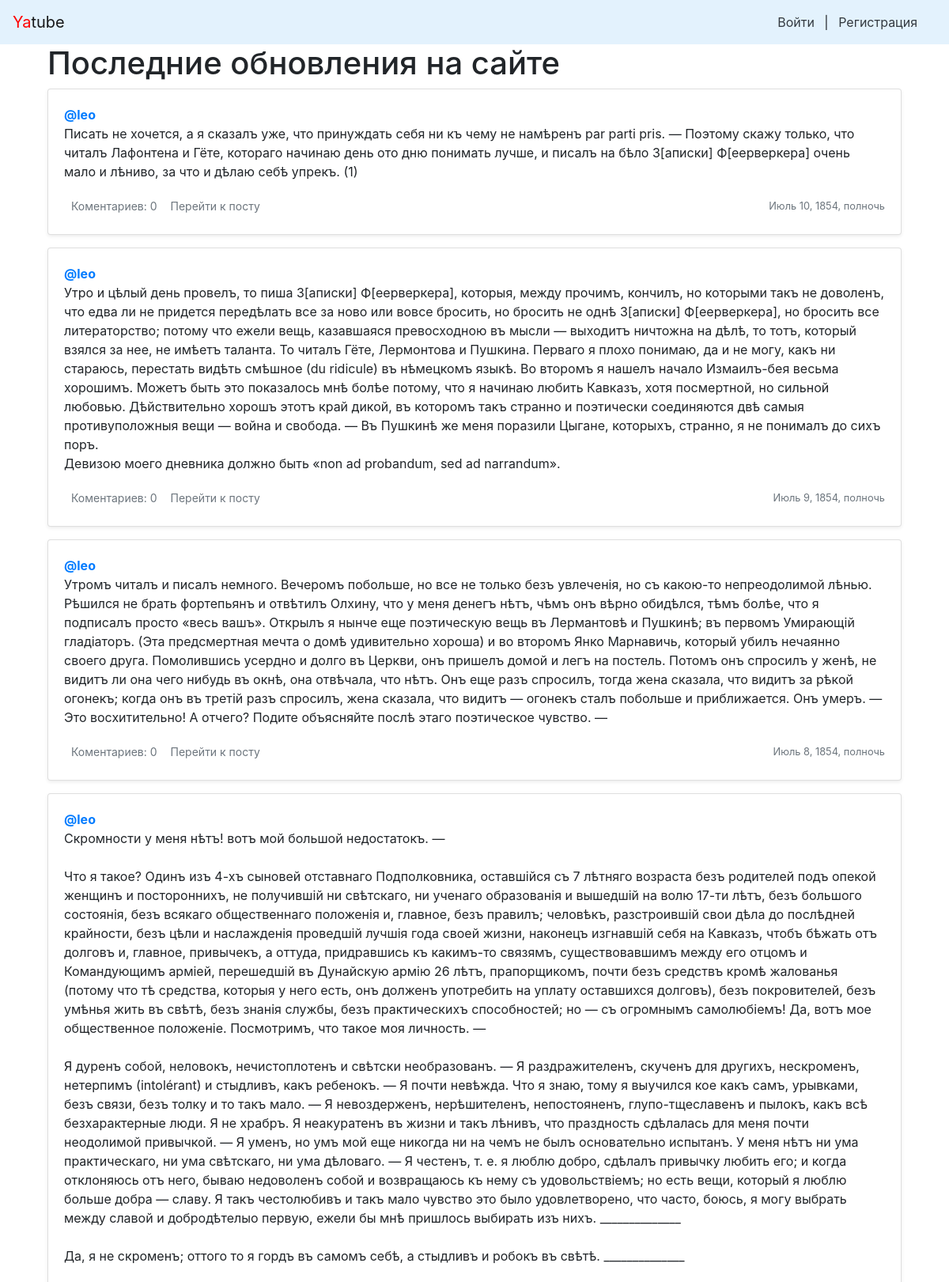
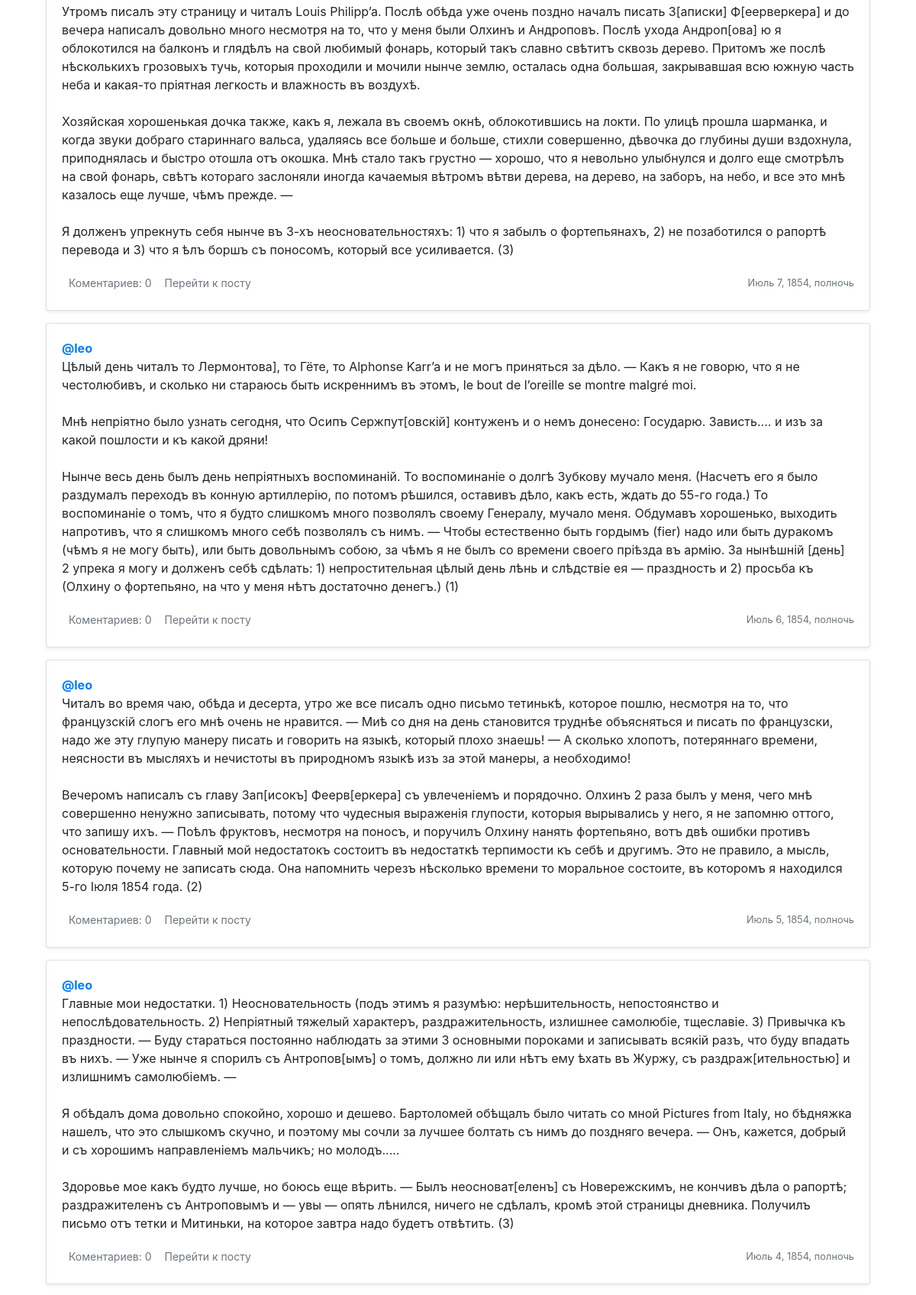
/?page=3 (upper part), run on the app's committed database (2 pictures, top to bottom).
### posts/models.py (models this page shows)
class Post(models.Model):
    class Meta():
        ordering = ['-pub_date', '-id']
    text = models.TextField(max_length=200)
    pub_date = models.DateTimeField("date published", auto_now_add=True)
    author = models.ForeignKey(User, on_delete=models.CASCADE, related_name="post")
    group = models.ForeignKey(Group, on_delete=models.SET_NULL, blank=True, null=True, related_name="post")
    image = models.ImageField(upload_to='posts/', blank=True, null=True)

### posts/views.py (the view)
# urls.py: path("", views.index, name="index"),
def index(request):
    post_list = get_cached_index_page()
    paginator = Paginator(post_list, 10)
    page_number = request.GET.get('page', 1)
    page = paginator.get_page(page_number)
    return render(
        request,
        'index.html',
        {'page': page, 'paginator': paginator}
    )

### posts/views.py (called while the page is built)
def get_cached_index_page():
    data = cache.get('index_page')
    if data is None:
        data = Post.objects.select_related('author', 'group').all()
        cache.set('index_page', data, 20)
    return data

### yatube/context_processors.py (called while the page is built)
def year(request):
    cur_year = dt.datetime.now().year
    return {'year' : cur_year}

### posts/templates/index.html (shortened to what this page needs)
{% extends "base.html" %}
{% block content %}
    <div class="container">
           <h1> Последние обновления на сайте</h1>
                {% for post in page %}
                    {% include "post_item.html" with post=post %}
                {% endfor %}
    </div>
{% endblock %}

### posts/templates/post_item.html (shortened to what this page needs)
<div class="card mb-3 mt-1 shadow-sm">
    {% load thumbnail %}
    <div class="card-body">
        <p class="card-text">
            <a name="post_{{ post.id }}" href="{% url 'profile' post.author.username %}">
                <strong class="d-block text-gray-dark">@{{ post.author }}</strong>
            </a>
            {{ post.text|linebreaksbr }}
        </p>
        <div class="d-flex justify-content-between align-items-center">
            <div class="btn-group ">
                <small class="btn btn-sm text-muted">Коментариев: {{ post.comments.count }}</small>
                {% if not is_post %}
                    <a class="btn btn-sm text-muted" href="{% url 'post' post.author.username post.id %}" role="button">
                        Перейти к посту
                    </a>
                {% endif %}
            </div>
            <small class="text-muted">{{ post.pub_date }}</small>
        </div>
    </div>
</div>

### data on the page
Post: author "leo", text "Писать не хочется, а я сказалъ уже, что принуждать себя ни къ чему не намѣренъ par parti pris. — Поэтому скажу только, что читалъ Лафонтена и Гёте, котораго начинаю день ото дню понимать лучше, и писалъ на бѣло З[аписки] Ф[еерверкера] очень мало и лѣниво, за что и дѣлаю себѣ упрекъ. (1)", comments.count "0", pub_date "Июль 10, 1854, полночь"
Post: author "leo", text "Утро и цѣлый день провелъ, то пиша З[аписки] Ф[еерверкера], которыя, между прочимъ, кончилъ, но которыми такъ не доволенъ, что едва ли не придется передѣлать все за ново или вовсе бросить, но бросить не однѣ З[аписки] Ф[еерверкера], но бросить все литераторство; потому что ежели вещь, казавшаяся превосходною въ мысли — выходитъ ничтожна на дѣлѣ, то тотъ, который взялся за нее, не имѣетъ таланта. То читалъ Гёте, Лермонтова и Пушкина. Перваго я плохо понимаю, да и не могу, какъ ни стараюсь, перестать видѣть смѣшное (du ridicule) въ нѣмецкомъ языкѣ. Во второмъ я нашелъ начало Измаилъ-бея весьма хорошимъ. Можетъ быть это показалось мнѣ болѣе потому, что я начинаю любить Кавказъ, хотя…", comments.count "0", pub_date "Июль 9, 1854, полночь"
Post: author "leo", text "Утромъ читалъ и писалъ немного. Вечеромъ побольше, но все не только безъ увлеченія, но съ какою-то непреодолимой лѣнью. Рѣшился не брать фортепьянъ и отвѣтилъ Олхину, что у меня денегъ нѣтъ, чѣмъ онъ вѣрно обидѣлся, тѣмъ болѣе, что я подписалъ просто «весь вашъ». Открылъ я нынче еще поэтическую вещь въ Лермантовѣ и Пушкинѣ; въ первомъ Умирающій гладіаторъ. (Эта предсмертная мечта о домѣ удивительно хороша) и во второмъ Янко Марнавичь, который убилъ нечаянно своего друга. Помолившись усердно и долго въ Церкви, онъ пришелъ домой и легъ на постель. Потомъ онъ спросилъ у женѣ, не видитъ ли она чего нибудь въ окнѣ, она отвѣчала, что нѣтъ. Онъ еще разъ спросилъ, тогда жена сказала, что видитъ за…", comments.count "0", pub_date "Июль 8, 1854, полночь"
Post: author "leo", text "Скромности у меня нѣтъ! вотъ мой большой недостатокъ. — Что я такое? Одинъ изъ 4-хъ сыновей отставнаго Подполковника, оставшійся съ 7 лѣтняго возраста безъ родителей подъ опекой женщинъ и постороннихъ, не получившій ни свѣтскаго, ни ученаго образованія и вышедшій на волю 17-ти лѣтъ, безъ большого состоянія, безъ всякаго общественнаго положенія и, главное, безъ правилъ; человѣкъ, разстроившій свои дѣла до послѣдней крайности, безъ цѣли и наслажденія проведшій лучшія года своей жизни, наконецъ изгнавшій себя на Кавказъ, чтобъ бѣжать отъ долговъ и, главное, привычекъ, а оттуда, придравшись къ какимъ-то связямъ, существовавшимъ между его отцомъ и Командующимъ арміей, перешедшій въ Дунайскую…", comments.count "0", pub_date "Июль 7, 1854, полночь"
Post: author "leo", text "Цѣлый день читалъ то Лермонтова], то Гёте, то Alphonse Karr’a и не могъ приняться за дѣло. — Какъ я не говорю, что я не честолюбивъ, и сколько ни стараюсь быть искреннимъ въ этомъ, le bout de l’oreille se montre malgré moi. Мнѣ непріятно было узнать сегодня, что Осипъ Сержпут[овскій] контуженъ и о немъ донесено: Государю. Зависть.... и изъ за какой пошлости и къ какой дряни! Нынче весь день былъ день непріятныхъ воспоминаній. То воспоминаніе о долгѣ Зубкову мучало меня. (Насчетъ его я было раздумалъ переходъ въ конную артиллерію, по потомъ рѣшился, оставивъ дѣло, какъ есть, ждать до 55-го года.) То воспоминаніе о томъ, что я будто слишкомъ много позволялъ своему Генералу, мучало меня.…", comments.count "0", pub_date "Июль 6, 1854, полночь"
Post: author "leo", text "Читалъ во время чаю, обѣда и десерта, утро же все писалъ одно письмо тетинькѣ, которое пошлю, несмотря на то, что французскій слогъ его мнѣ очень не нравится. — Миѣ со дня на день становится труднѣе объясняться и писать по французски, надо же эту глупую манеру писать и говорить на языкѣ, который плохо знаешь! — А сколько хлопотъ, потеряннаго времени, неясности въ мысляхъ и нечистоты въ природномъ языкѣ изъ за этой манеры, а необходимо! Вечеромъ написалъ съ главу Зап[исокъ] Феерв[еркера] съ увлеченіемъ и порядочно. Олхинъ 2 раза былъ у меня, чего мнѣ совершенно ненужно записывать, потому что чудесныя выраженія глупости, которыя вырывались у него, я не запомню оттого, что запишу ихъ. — Поѣлъ…", comments.count "0", pub_date "Июль 5, 1854, полночь"
Post: author "leo", text "Главные мои недостатки. 1) Неосновательность (подъ этимъ я разумѣю: нерѣшительность, непостоянство и непослѣдовательность. 2) Непріятный тяжелый характеръ, раздражительность, излишнее самолюбіе, тщеславіе. 3) Привычка къ праздности. — Буду стараться постоянно наблюдать за этими 3 основными пороками и записывать всякій разъ, что буду впадать въ нихъ. — Уже нынче я спорилъ съ Антропов[ымъ] о томъ, должно ли или нѣтъ ему ѣхать въ Журжу, съ раздраж[ительностью] и излишнимъ самолюбіемъ. — Я обѣдалъ дома довольно спокойно, хорошо и дешево. Бартоломей обѣщалъ было читать со мной Pictures from Italy, но бѣдняжка нашелъ, что это слышкомъ скучно, и поэтому мы сочли за лучшее болтать съ нимъ до…", comments.count "0", pub_date "Июль 4, 1854, полночь"
